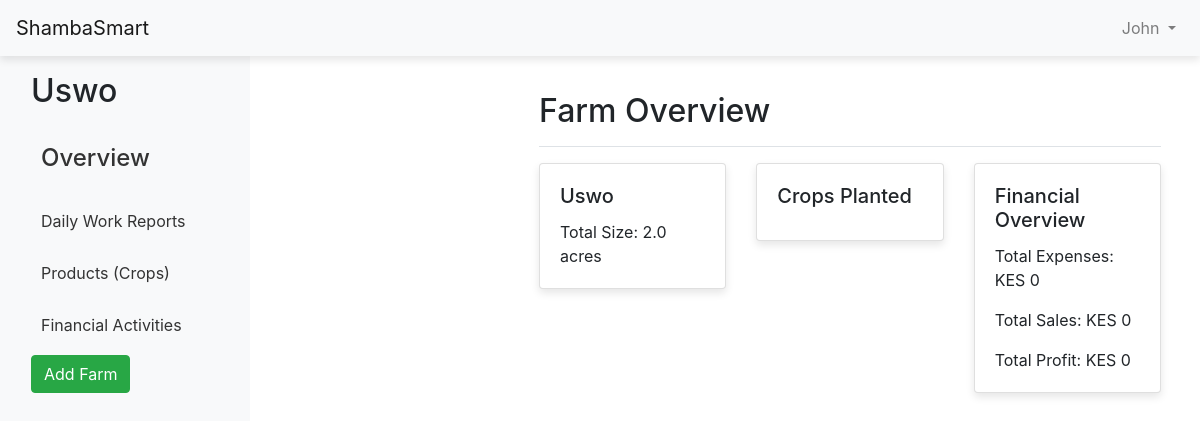
Page / (signed in) on the earlier database version.
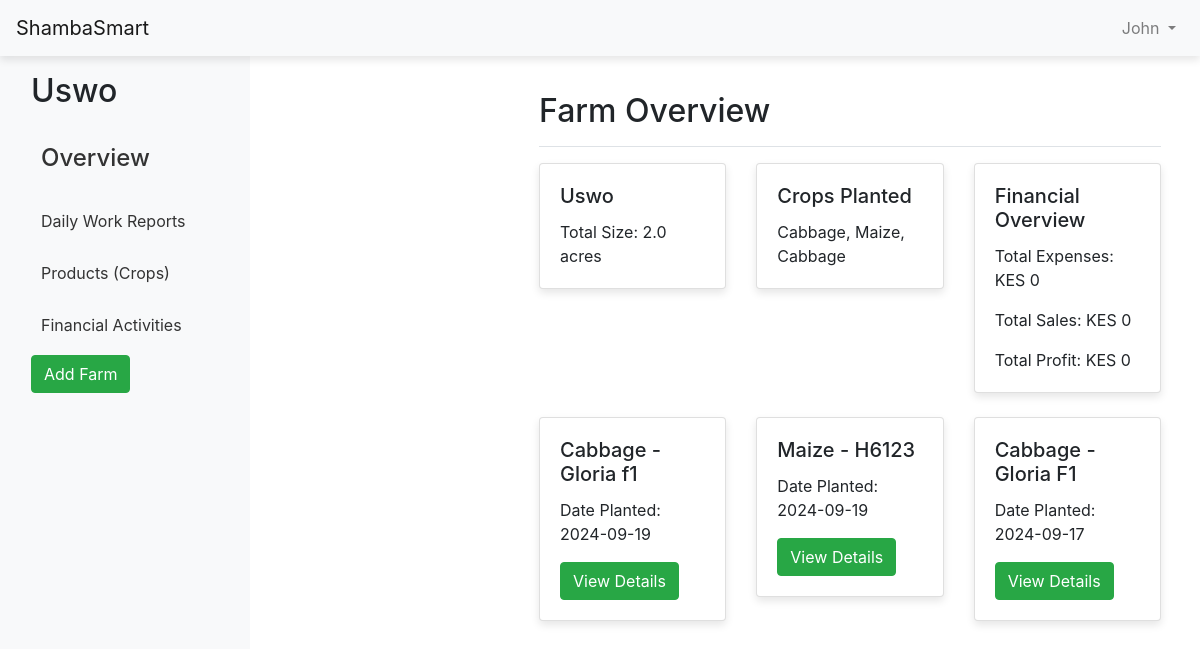
Same page on the later database version.
### website/models.py (models this page shows, shortened)
class Farmer(db.Model, UserMixin):
    id = db.Column(db.Integer, primary_key=True)
    first_name = db.Column(db.String(50))
    last_name = db.Column(db.String(50))
    email = db.Column(db.String(150), unique=True)
    username = db.Column(db.String(80), unique=True, nullable=False)
    password = db.Column(db.String(200), nullable=False)
    farms = db.relationship('Farm', backref='farmer', lazy=True)
    crops = db.relationship('Crop', back_populates='farmer', lazy=True)

class Farm(db.Model):
    id = db.Column(db.Integer, primary_key=True)
    name = db.Column(db.String(150), nullable=False)
    country = db.Column(db.String(100), nullable=False)
    address = db.Column(db.String(200), nullable=False)
    size = db.Column(db.Float, nullable=False)
    size_unit = db.Column(db.String(50), nullable=False, default='acres')
    farmer_id = db.Column(db.Integer, db.ForeignKey('farmer.id'), nullable=False)
    crops = db.relationship('Crop', backref='farm', lazy=True)

class Crop(db.Model):
    crop_id = db.Column(db.Integer, primary_key=True)
    farm_id = db.Column(db.Integer, db.ForeignKey('farm.id'), nullable=False) # linking it to farm
    crop_name = db.Column(db.String(80), nullable=False)
    variety = db.Column(db.String(100), nullable=False)
    quantity = db.Column(db.Integer, nullable=False)
    quantity_unit = db.Column(db.String(50), nullable=False, default='grams')
    date_planted = db.Column(db.Date, default=func.now())
    quantity_harvested = db.Column(db.Float, nullable=True)  # Quantity of harvest
    stages = db.relationship('PlantStage', backref='crop', lazy=True)
    image = db.Column(db.String(200), nullable=True)  # For storing the image path
    farmer_id = db.Column(db.Integer, db.ForeignKey('farmer.id'), nullable=False)
    farmer = db.relationship('Farmer', back_populates='crops')
    expenses = db.relationship('Expense', back_populates='crop', lazy=True)
    sales = db.relationship('Sale', back_populates='crop', lazy=True)

### website/views.py (the view)
@views.route('/', methods=['GET', 'POST'])
@login_required
def home():
    farm = Farm.query.filter_by(farmer_id=current_user.id).first()
    if farm:
        crops = Crop.query.filter_by(farm_id=farm.id).all()
        total_expenses = db.session.query(db.func.sum(Expense.amount)).filter(Expense.crop_id.in_([crop.crop_id for crop in crops])).scalar() or 0
        total_sales = db.session.query(db.func.sum(Sale.total_sale)).filter(Sale.crop_id.in_([crop.crop_id for crop in crops])).scalar() or 0
        total_profit = total_sales - total_expenses
    else:
        crops = []
    crop_count = len(crops)
    return render_template("home.html", farm=farm, crops=crops, crop_count=crop_count,total_expenses=total_expenses, total_sales=total_sales, total_profit=total_profit)

### website/templates/home.html
{% extends "base.html" %}
{% block content %}
<div class="container-fluid">
    <div class="pt-3 pb-2 mb-3 border-bottom">
        <h1 class="h2">Farm Overview</h1>
    </div>
    <div class="row">
        <div class="col-md-4">
            <div class="card mb-4">
                <div class="card-body">
                    <h5 class="card-title">{{ farm.name }}</h5>
                    <p class="card-text">Total Size: {{ farm.size }} {{ farm.size_unit }}</p>
                </div>
            </div>
        </div>
        <div class="col-md-4">
            <div class="card mb-4">
                <div class="card-body">
                    <h5 class="card-title">Crops Planted</h5>
                    <p class="card-text">
                        {% for crop in crops %}
                            {{ crop.crop_name }}{% if not loop.last %}, {% endif %}
                        {% endfor %}
                    </p>
                </div>
            </div>
        </div>
        <div class="col-md-4">
            <div class="card mb-4">
                <div class="card-body">
                    <h5 class="card-title">Financial Overview</h5>
                    <p class="card-text">Total Expenses: KES {{ total_expenses }}</p>
                    <p class="card-text">Total Sales: KES {{ total_sales }}</p>
                    <p class="card-text">Total Profit: KES {{ total_profit }}</p>
                </div>
            </div>
        </div>
        {% for crop in crops %}
        <div class="col-md-4">
            <div class="card mb-4">
                <div class="card-body">
                    <h5 class="card-title">{{ crop.crop_name }} - {{ crop.variety }}</h5>
                    <p class="card-text">Date Planted: {{ crop.date_planted }}</p>
                    <a href="{{ url_for('views.crop_detail', crop_id=crop.crop_id) }}" class="btn btn-success">View Details</a>
                </div>
            </div>
        </div>
        {% endfor %}
    </div>
</div>
{% endblock %}

### website/templates/base.html (shortened to what this page needs)
<!DOCTYPE html>
<html lang="en">
<head>
    <link rel="stylesheet" href="https://stackpath.bootstrapcdn.com/bootstrap/4.5.2/css/bootstrap.min.css">
    <link rel="stylesheet" href="{{ url_for('static', filename='styles.css') }}">
</head>
<body>
    <nav class="navbar navbar-expand-lg navbar-light bg-light">
        <a class="navbar-brand" href="{{ url_for('views.home') }}">ShambaSmart</a>
        <ul class="navbar-nav ml-auto">
            <li class="nav-item dropdown">
                <a class="nav-link dropdown-toggle" href="#" id="userDropdown" role="button" data-toggle="dropdown">
                    {{ current_user.first_name }}
                </a>
            </li>
        </ul>
    </nav>
    <div class="container-fluid">
        <div class="row">
            <div class="col-auto sidebar" id="sidebar">
                <div class="d-flex flex-column p-3">
                    <h2 class="mb-4">{{ farm.name if farm else 'Welcome' }}</h2>
                    <ul class="nav flex-column">
                        <li class="nav-item mb-2">
                            <a href="{{ url_for('views.home') }}" class="nav-link">
                                <h4>Overview</h4>
                            </a>
                        </li>
                        <li class="nav-item mb-2">
                            <a href="{{ url_for('views.daily_reports') }}" class="nav-link">Daily Work Reports</a>
                        </li>
                        <li class="nav-item mb-2">
                            <a href="{{ url_for('views.products') }}" class="nav-link">Products (Crops)</a>
                        </li>
                        <li class="nav-item mb-2">
                            <a href="{{ url_for('views.financial_activities') }}" class="nav-link">Financial
                                Activities</a>
                        </li>
                        <li class="nav-item mb-2">
                            <a href="{{ url_for('views.add_farm') }}" class="btn btn-success">Add Farm</a>
                        </li>
                    </ul>
                </div>
            </div>
            <main role="main" class="col px-md-4">
                <div class="content">
                    {% block content %}
                    {% endblock %}
                </div>
            </main>
        </div>
    </div>
</body>
</html>

### website/static/styles.css (style rules this page uses)
.sidebar { width: 250px; background-color: #f8f9fa; min-height: 100vh; }
.sidebar .nav-link { color: #333; padding: 10px; }
main { margin-left: 250px; padding-top: 20px; }
.card { box-shadow: 0 4px 8px rgba(0, 0, 0, 0.1); }
.navbar { z-index: 999; position: sticky; top: 0; width: 100%; box-shadow: 0 4px 8px rgba(0, 0, 0, 0.1); }

Differences in the rows shown:
added Crop: crop_name "Cabbage", variety "Gloria f1", date_planted "2024-09-19"
added Crop: crop_name "Maize", variety "H6123", date_planted "2024-09-19"
added Crop: crop_name "Cabbage", variety "Gloria F1", date_planted "2024-09-17"
